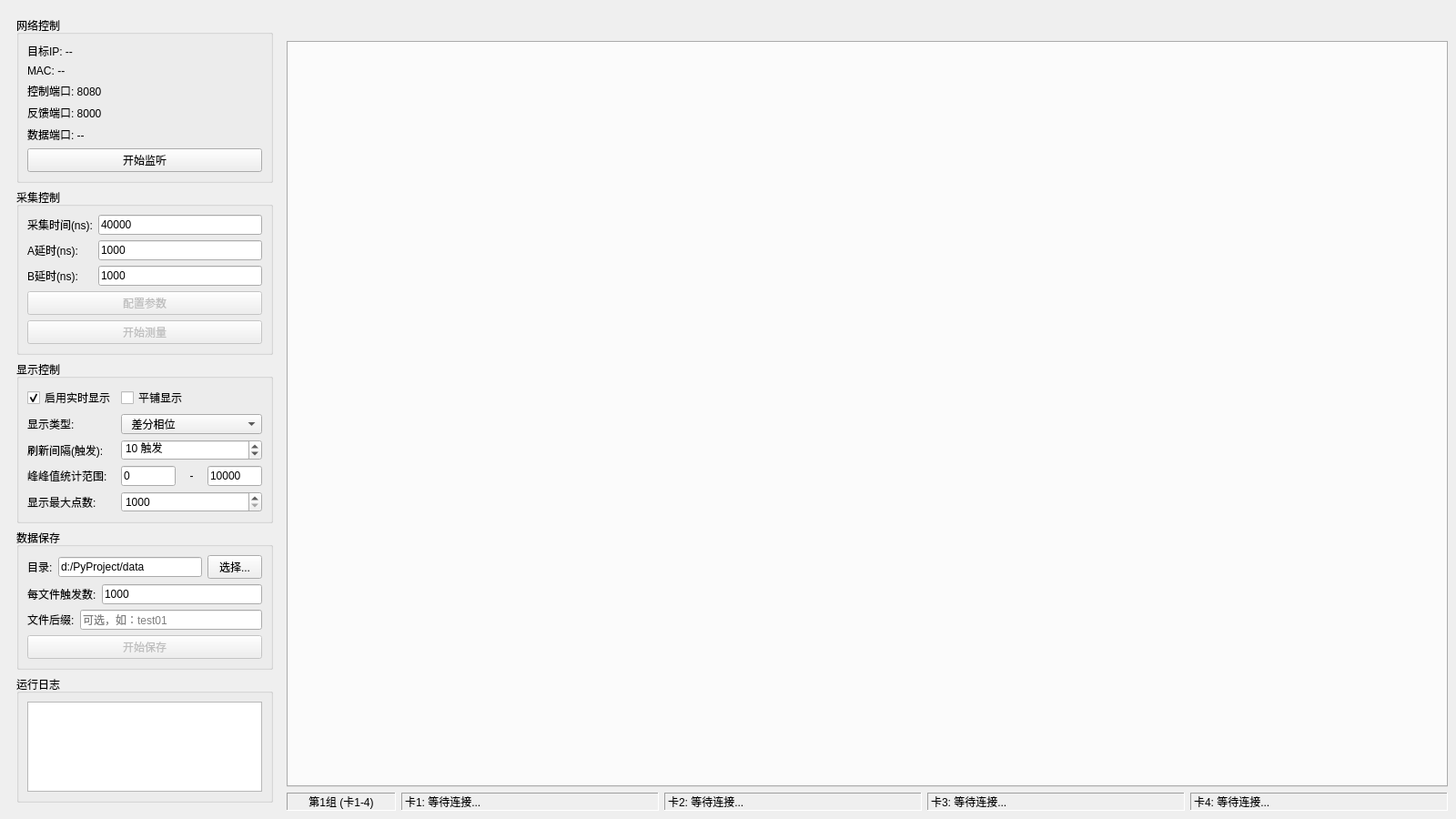
<?xml version="1.0" encoding="UTF-8"?>
<ui version="4.0">
 <class>MainWindow</class>
 <widget class="QMainWindow" name="MainWindow">
  <property name="geometry">
   <rect>
    <x>0</x>
    <y>0</y>
    <width>1600</width>
    <height>900</height>
   </rect>
  </property>
  <property name="windowTitle">
   <string>MC_410T 多卡采集系统</string>
  </property>
  <widget class="QWidget" name="centralwidget">
   <layout class="QHBoxLayout" name="horizontalLayout">
    <item>
     <widget class="QWidget" name="leftPanel" native="true">
      <property name="minimumSize">
       <size>
        <width>300</width>
        <height>0</height>
       </size>
      </property>
      <property name="maximumSize">
       <size>
        <width>300</width>
        <height>16777215</height>
       </size>
      </property>
      <layout class="QVBoxLayout" name="leftPanelLayout">
       <item>
        <widget class="QGroupBox" name="grpNetwork">
         <property name="title">
          <string>网络控制</string>
         </property>
         <layout class="QVBoxLayout" name="verticalLayout">
          <item>
           <widget class="QLabel" name="lblTargetIPs">
            <property name="text">
             <string>目标IP: --</string>
            </property>
           </widget>
          </item>
          <item>
           <widget class="QLabel" name="lblMACs">
            <property name="text">
             <string>MAC: --</string>
            </property>
           </widget>
          </item>
          <item>
           <widget class="QLabel" name="lblControlPort">
            <property name="text">
             <string>控制端口: 8080</string>
            </property>
           </widget>
          </item>
          <item>
           <widget class="QLabel" name="lblFeedbackPort">
            <property name="text">
             <string>反馈端口: 8000</string>
            </property>
           </widget>
          </item>
          <item>
           <widget class="QLabel" name="lblDataPorts">
            <property name="text">
             <string>数据端口: --</string>
            </property>
           </widget>
          </item>
          <item>
           <widget class="QPushButton" name="btnStartListen">
            <property name="text">
             <string>开始监听</string>
            </property>
           </widget>
          </item>
         </layout>
        </widget>
       </item>
       <item>
        <widget class="QGroupBox" name="grpAcquisition">
         <property name="title">
          <string>采集控制</string>
         </property>
         <layout class="QVBoxLayout" name="verticalLayout_2">
          <item>
           <layout class="QGridLayout" name="paramGrid">
            <item row="0" column="0">
             <widget class="QLabel" name="label">
              <property name="text">
               <string>采集时间(ns):</string>
              </property>
             </widget>
            </item>
            <item row="0" column="1">
             <widget class="QLineEdit" name="edtDataTime">
              <property name="text">
               <string>40000</string>
              </property>
             </widget>
            </item>
            <item row="1" column="0">
             <widget class="QLabel" name="label_2">
              <property name="text">
               <string>A延时(ns):</string>
              </property>
             </widget>
            </item>
            <item row="1" column="1">
             <widget class="QLineEdit" name="edtADelay">
              <property name="text">
               <string>1000</string>
              </property>
             </widget>
            </item>
            <item row="2" column="0">
             <widget class="QLabel" name="label_3">
              <property name="text">
               <string>B延时(ns):</string>
              </property>
             </widget>
            </item>
            <item row="2" column="1">
             <widget class="QLineEdit" name="edtBDelay">
              <property name="text">
               <string>1000</string>
              </property>
             </widget>
            </item>
           </layout>
          </item>
          <item>
           <widget class="QPushButton" name="btnConfig">
            <property name="enabled">
             <bool>false</bool>
            </property>
            <property name="text">
             <string>配置参数</string>
            </property>
           </widget>
          </item>
          <item>
           <widget class="QPushButton" name="btnStartMeasure">
            <property name="enabled">
             <bool>false</bool>
            </property>
            <property name="text">
             <string>开始测量</string>
            </property>
           </widget>
          </item>
         </layout>
        </widget>
       </item>
       <item>
        <widget class="QGroupBox" name="grpDisplay">
         <property name="title">
          <string>显示控制</string>
         </property>
         <layout class="QGridLayout" name="gridLayout">
          <item row="0" column="0">
           <widget class="QCheckBox" name="chkEnableDisplay">
            <property name="text">
             <string>启用实时显示</string>
            </property>
            <property name="checked">
             <bool>true</bool>
            </property>
           </widget>
          </item>
          <item row="0" column="1">
           <widget class="QCheckBox" name="chkTileView">
            <property name="text">
             <string>平铺显示</string>
            </property>
            <property name="checked">
             <bool>false</bool>
            </property>
           </widget>
          </item>
          <item row="1" column="0">
           <widget class="QLabel" name="label_4">
            <property name="text">
             <string>显示类型: </string>
            </property>
           </widget>
          </item>
          <item row="1" column="1">
           <widget class="QComboBox" name="cmbDisplayType">
            <property name="currentIndex">
             <number>0</number>
            </property>
            <item>
             <property name="text">
              <string>  差分相位</string>
             </property>
            </item>
            <item>
             <property name="text">
              <string>  瞬时频率</string>
             </property>
            </item>
            <item>
             <property name="text">
              <string>  颜色图</string>
             </property>
            </item>
           </widget>
          </item>
          <item row="2" column="0">
           <widget class="QLabel" name="label_5">
            <property name="toolTip">
             <string>每隔多少个触发更新一次显示（值越大刷新越慢，CPU占用越低）</string>
            </property>
            <property name="text">
             <string>刷新间隔(触发):</string>
            </property>
           </widget>
          </item>
          <item row="2" column="1">
           <widget class="QSpinBox" name="spnRefreshRate">
            <property name="toolTip">
             <string>每隔多少个触发更新一次显示。例如：10表示每10个触发刷新一次</string>
            </property>
            <property name="suffix">
             <string> 触发</string>
            </property>
            <property name="minimum">
             <number>1</number>
            </property>
            <property name="maximum">
             <number>1000</number>
            </property>
            <property name="value">
             <number>10</number>
            </property>
           </widget>
          </item>
          <item row="3" column="0">
           <widget class="QLabel" name="label_6">
            <property name="toolTip">
             <string>统计峰峰值的真实采样点范围（与X轴显示一致）
例如：0-50000表示统计全部采样点</string>
            </property>
            <property name="text">
             <string>峰峰值统计范围:</string>
            </property>
           </widget>
          </item>
          <item row="3" column="1">
           <layout class="QHBoxLayout" name="horizontalLayout_2">
            <item>
             <widget class="QLineEdit" name="edtPkStart">
              <property name="maximumSize">
               <size>
                <width>60</width>
                <height>16777215</height>
               </size>
              </property>
              <property name="toolTip">
               <string>峰峰值统计起始点（真实采样点索引，与X轴显示一致）</string>
              </property>
              <property name="text">
               <string>0</string>
              </property>
             </widget>
            </item>
            <item>
             <widget class="QLabel" name="label_7">
              <property name="maximumSize">
               <size>
                <width>100</width>
                <height>16777215</height>
               </size>
              </property>
              <property name="text">
               <string>-</string>
              </property>
              <property name="alignment">
               <set>Qt::AlignmentFlag::AlignCenter</set>
              </property>
             </widget>
            </item>
            <item>
             <widget class="QLineEdit" name="edtPkEnd">
              <property name="minimumSize">
               <size>
                <width>60</width>
                <height>0</height>
               </size>
              </property>
              <property name="maximumSize">
               <size>
                <width>60</width>
                <height>16777215</height>
               </size>
              </property>
              <property name="toolTip">
               <string>峰峰值统计结束点（真实采样点索引，0表示到末尾）</string>
              </property>
              <property name="text">
               <string>10000</string>
              </property>
             </widget>
            </item>
           </layout>
          </item>
          <item row="4" column="0">
           <widget class="QLabel" name="label_8">
            <property name="text">
             <string>显示最大点数:</string>
            </property>
           </widget>
          </item>
          <item row="4" column="1">
           <widget class="QSpinBox" name="spnDownsampleRatio">
            <property name="toolTip">
             <string>绘图显示的最大数据点数（原始数据超过此值时自动降采样，默认1000点）</string>
            </property>
            <property name="minimum">
             <number>1000</number>
            </property>
            <property name="maximum">
             <number>500000</number>
            </property>
            <property name="singleStep">
             <number>1000</number>
            </property>
            <property name="value">
             <number>1000</number>
            </property>
           </widget>
          </item>
         </layout>
        </widget>
       </item>
       <item>
        <widget class="QGroupBox" name="grpSave">
         <property name="title">
          <string>数据保存</string>
         </property>
         <layout class="QVBoxLayout" name="verticalLayout_4">
          <item>
           <layout class="QHBoxLayout" name="horizontalLayout_6">
            <item>
             <widget class="QLabel" name="label_9">
              <property name="text">
               <string>目录:</string>
              </property>
             </widget>
            </item>
            <item>
             <widget class="QLineEdit" name="edtSaveDir">
              <property name="text">
               <string>d:/PyProject/data</string>
              </property>
             </widget>
            </item>
            <item>
             <widget class="QPushButton" name="btnSelectDir">
              <property name="maximumSize">
               <size>
                <width>60</width>
                <height>16777215</height>
               </size>
              </property>
              <property name="text">
               <string>选择...</string>
              </property>
             </widget>
            </item>
           </layout>
          </item>
          <item>
           <layout class="QHBoxLayout" name="horizontalLayout_7">
            <item>
             <widget class="QLabel" name="label_10">
              <property name="text">
               <string>每文件触发数:</string>
              </property>
             </widget>
            </item>
            <item>
             <widget class="QLineEdit" name="edtTriggersPerFile">
              <property name="text">
               <string>1000</string>
              </property>
             </widget>
            </item>
           </layout>
          </item>
          <item>
           <layout class="QHBoxLayout" name="horizontalLayout_8">
            <item>
             <widget class="QLabel" name="label_11">
              <property name="text">
               <string>文件后缀:</string>
              </property>
             </widget>
            </item>
            <item>
             <widget class="QLineEdit" name="edtFileSuffix">
              <property name="toolTip">
               <string>自定义文件后缀，留空则使用时间戳</string>
              </property>
              <property name="text">
               <string/>
              </property>
              <property name="placeholderText">
               <string>可选，如：test01</string>
              </property>
             </widget>
            </item>
           </layout>
          </item>
          <item>
           <widget class="QPushButton" name="btnToggleSave">
            <property name="enabled">
             <bool>false</bool>
            </property>
            <property name="text">
             <string>开始保存</string>
            </property>
           </widget>
          </item>
         </layout>
        </widget>
       </item>
       <item>
        <widget class="QGroupBox" name="grpLog">
         <property name="title">
          <string>运行日志</string>
         </property>
         <layout class="QVBoxLayout" name="verticalLayout_5">
          <item>
           <widget class="QTextEdit" name="txtLog">
            <property name="readOnly">
             <bool>true</bool>
            </property>
           </widget>
          </item>
         </layout>
        </widget>
       </item>
      </layout>
     </widget>
    </item>
    <item>
     <layout class="QVBoxLayout" name="rightPanelLayout">
      <item>
       <widget class="QWidget" name="groupTabBarContainer" native="true">
        <property name="minimumSize">
         <size>
          <width>0</width>
          <height>30</height>
         </size>
        </property>
        <property name="maximumSize">
         <size>
          <width>16777215</width>
          <height>30</height>
         </size>
        </property>
        <layout class="QHBoxLayout" name="groupTabBarLayout">
         <property name="spacing">
          <number>0</number>
         </property>
         <property name="leftMargin">
          <number>0</number>
         </property>
         <property name="topMargin">
          <number>0</number>
         </property>
         <property name="rightMargin">
          <number>0</number>
         </property>
         <property name="bottomMargin">
          <number>0</number>
         </property>
        </layout>
       </widget>
      </item>
      <item>
       <widget class="QStackedWidget" name="stackedMainDisplay">
        <property name="currentIndex">
         <number>0</number>
        </property>
        <widget class="QWidget" name="pageChannelView">
         <layout class="QVBoxLayout" name="verticalLayout_11">
          <property name="spacing">
           <number>0</number>
          </property>
          <property name="leftMargin">
           <number>0</number>
          </property>
          <property name="topMargin">
           <number>0</number>
          </property>
          <property name="rightMargin">
           <number>0</number>
          </property>
          <property name="bottomMargin">
           <number>0</number>
          </property>
          <item>
           <widget class="QStackedWidget" name="stackedDisplayMode">
            <property name="currentIndex">
             <number>0</number>
            </property>
            <widget class="QWidget" name="pageTabView">
             <layout class="QVBoxLayout" name="verticalLayout_10">
              <property name="spacing">
               <number>0</number>
              </property>
              <property name="leftMargin">
               <number>0</number>
              </property>
              <property name="topMargin">
               <number>0</number>
              </property>
              <property name="rightMargin">
               <number>0</number>
              </property>
              <property name="bottomMargin">
               <number>0</number>
              </property>
              <item>
               <widget class="QTabWidget" name="tabWidget">
                <property name="currentIndex">
                 <number>-1</number>
                </property>
               </widget>
              </item>
             </layout>
            </widget>
            <widget class="QWidget" name="pageTileView">
             <layout class="QGridLayout" name="gridTileLayout">
              <property name="leftMargin">
               <number>2</number>
              </property>
              <property name="topMargin">
               <number>2</number>
              </property>
              <property name="rightMargin">
               <number>2</number>
              </property>
              <property name="bottomMargin">
               <number>2</number>
              </property>
              <property name="spacing">
               <number>2</number>
              </property>
             </layout>
            </widget>
           </widget>
          </item>
         </layout>
        </widget>
        <widget class="QWidget" name="pageColorMap">
         <layout class="QVBoxLayout" name="verticalLayout_12">
          <property name="spacing">
           <number>0</number>
          </property>
          <property name="leftMargin">
           <number>0</number>
          </property>
          <property name="topMargin">
           <number>0</number>
          </property>
          <property name="rightMargin">
           <number>0</number>
          </property>
          <property name="bottomMargin">
           <number>0</number>
          </property>
         </layout>
        </widget>
       </widget>
      </item>
      <item>
       <layout class="QHBoxLayout" name="statsLayout">
        <item>
         <widget class="QLabel" name="lblGroupInfo">
          <property name="minimumSize">
           <size>
            <width>120</width>
            <height>0</height>
           </size>
          </property>
          <property name="maximumSize">
           <size>
            <width>120</width>
            <height>16777215</height>
           </size>
          </property>
          <property name="frameShape">
           <enum>QFrame::Shape::Panel</enum>
          </property>
          <property name="frameShadow">
           <enum>QFrame::Shadow::Sunken</enum>
          </property>
          <property name="text">
           <string>第1组 (卡1-4)</string>
          </property>
          <property name="alignment">
           <set>Qt::AlignmentFlag::AlignCenter</set>
          </property>
         </widget>
        </item>
        <item>
         <widget class="QLabel" name="lblStats1">
          <property name="frameShape">
           <enum>QFrame::Shape::Panel</enum>
          </property>
          <property name="frameShadow">
           <enum>QFrame::Shadow::Sunken</enum>
          </property>
          <property name="text">
           <string>卡1: 等待连接...</string>
          </property>
         </widget>
        </item>
        <item>
         <widget class="QLabel" name="lblStats2">
          <property name="frameShape">
           <enum>QFrame::Shape::Panel</enum>
          </property>
          <property name="frameShadow">
           <enum>QFrame::Shadow::Sunken</enum>
          </property>
          <property name="text">
           <string>卡2: 等待连接...</string>
          </property>
         </widget>
        </item>
        <item>
         <widget class="QLabel" name="lblStats3">
          <property name="frameShape">
           <enum>QFrame::Shape::Panel</enum>
          </property>
          <property name="frameShadow">
           <enum>QFrame::Shadow::Sunken</enum>
          </property>
          <property name="text">
           <string>卡3: 等待连接...</string>
          </property>
         </widget>
        </item>
        <item>
         <widget class="QLabel" name="lblStats4">
          <property name="frameShape">
           <enum>QFrame::Shape::Panel</enum>
          </property>
          <property name="frameShadow">
           <enum>QFrame::Shadow::Sunken</enum>
          </property>
          <property name="text">
           <string>卡4: 等待连接...</string>
          </property>
         </widget>
        </item>
       </layout>
      </item>
     </layout>
    </item>
   </layout>
  </widget>
 </widget>
 <resources/>
 <connections/>
</ui>
